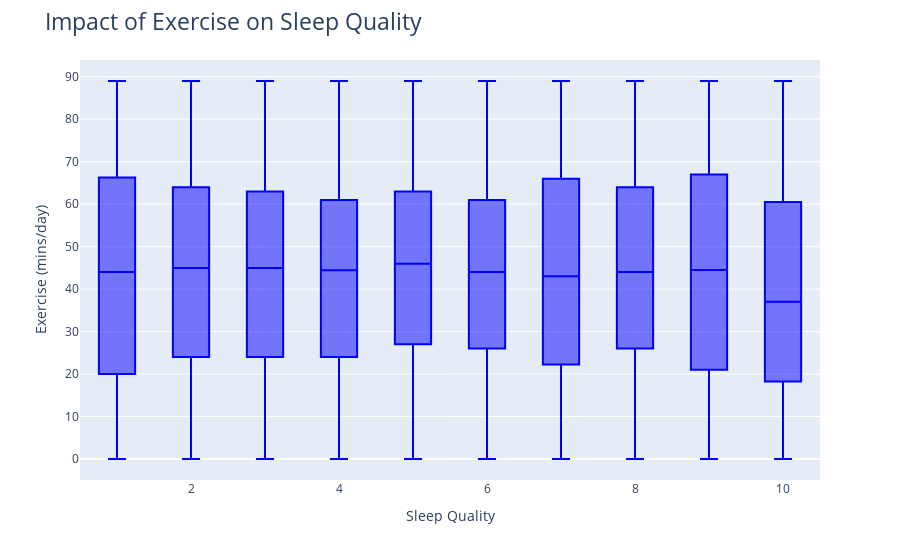

Write notebook code for a chart like this one.
### Markdown cell above
### *Does exercise affect sleep quality?*

### Code cell
# create a box plot comparing exercise and sleep quality
fig = px.box(avg_sleep_quality,
             x = "Sleep Quality (rounded)",
             y = "Exercise (mins/day)")

# adjust formatting
fig.update_traces(marker_color="blue")
fig.update_layout(title_text = "Impact of Exercise on Sleep Quality",
                  title_font_size = 23,
                  xaxis_title = "Sleep Quality",
                  yaxis_title = "Exercise (mins/day)")
             
# show plot
fig.show()

### Figure 1 — Plotly figure (JSON) as saved in the notebook; plotly's stock layout.template omitted (floating-point values rounded to 4 significant figures; data arrays with more than 128 entries replaced by an {"elided": "..."} marker saying what was removed)
{"data": [{"alignmentgroup": "True", "hovertemplate": "Sleep Quality (rounded)=%{x}<br>Exercise (mins/day)=%{y}<extra></extra>", "legendgroup": "", "marker": {"color": "blue"}, "name": "", "notched": false, "offsetgroup": "", "orientation": "v", "showlegend": false, "type": "box", "x": {"elided": "3858 int values"}, "x0": " ", "xaxis": "x", "y": {"elided": "3858 float values"}, "y0": " ", "yaxis": "y"}], "layout": {"autosize": true, "boxmode": "group", "legend": {"tracegroupgap": 0}, "margin": {"t": 60}, "title": {"font": {"size": 23}, "text": "Impact of Exercise on Sleep Quality"}, "xaxis": {"anchor": "y", "autorange": true, "domain": [0, 1], "range": [0.5, 10.5], "title": {"text": "Sleep Quality"}, "type": "linear"}, "yaxis": {"anchor": "x", "autorange": true, "domain": [0, 1], "range": [-4.944, 93.94], "title": {"text": "Exercise (mins/day)"}, "type": "linear"}}}
